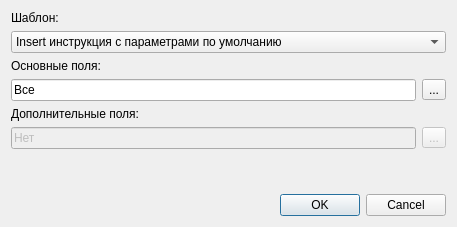
<?xml version="1.0" encoding="UTF-8"?>
<ui version="4.0">
 <class>GenSqlTemplateDlg</class>
 <widget class="QDialog" name="GenSqlTemplateDlg">
  <property name="geometry">
   <rect>
    <x>0</x>
    <y>0</y>
    <width>457</width>
    <height>227</height>
   </rect>
  </property>
  <property name="windowTitle">
   <string>Dialog</string>
  </property>
  <layout class="QVBoxLayout" name="verticalLayout_4">
   <item>
    <layout class="QVBoxLayout" name="verticalLayout_3">
     <item>
      <widget class="QLabel" name="label">
       <property name="text">
        <string>Шаблон:</string>
       </property>
      </widget>
     </item>
     <item>
      <widget class="QComboBox" name="templateBox">
       <item>
        <property name="text">
         <string>Insert инструкция с параметрами по умолчанию</string>
        </property>
       </item>
       <item>
        <property name="text">
         <string>Insert инструкция с плейсхолдерами</string>
        </property>
       </item>
       <item>
        <property name="text">
         <string>Insert инструкция для CRsdCommand</string>
        </property>
       </item>
      </widget>
     </item>
    </layout>
   </item>
   <item>
    <layout class="QVBoxLayout" name="verticalLayout">
     <item>
      <widget class="QLabel" name="label_2">
       <property name="text">
        <string>Основные поля:</string>
       </property>
      </widget>
     </item>
     <item>
      <layout class="QHBoxLayout" name="horizontalLayout">
       <item>
        <widget class="QLineEdit" name="mainFields">
         <property name="text">
          <string>Все</string>
         </property>
         <property name="readOnly">
          <bool>true</bool>
         </property>
        </widget>
       </item>
       <item>
        <widget class="QToolButton" name="mainFieldsBtn">
         <property name="text">
          <string>...</string>
         </property>
        </widget>
       </item>
      </layout>
     </item>
    </layout>
   </item>
   <item>
    <layout class="QVBoxLayout" name="verticalLayout_2">
     <item>
      <widget class="QLabel" name="label_3">
       <property name="text">
        <string>Дополнительные поля:</string>
       </property>
      </widget>
     </item>
     <item>
      <layout class="QHBoxLayout" name="horizontalLayout_2">
       <item>
        <widget class="QLineEdit" name="lineEdit_2">
         <property name="enabled">
          <bool>false</bool>
         </property>
         <property name="text">
          <string>Нет</string>
         </property>
         <property name="readOnly">
          <bool>true</bool>
         </property>
        </widget>
       </item>
       <item>
        <widget class="QToolButton" name="toolButton_2">
         <property name="enabled">
          <bool>false</bool>
         </property>
         <property name="text">
          <string>...</string>
         </property>
        </widget>
       </item>
      </layout>
     </item>
    </layout>
   </item>
   <item>
    <spacer name="verticalSpacer">
     <property name="orientation">
      <enum>Qt::Vertical</enum>
     </property>
     <property name="sizeHint" stdset="0">
      <size>
       <width>20</width>
       <height>40</height>
      </size>
     </property>
    </spacer>
   </item>
   <item>
    <widget class="QDialogButtonBox" name="buttonBox">
     <property name="orientation">
      <enum>Qt::Horizontal</enum>
     </property>
     <property name="standardButtons">
      <set>QDialogButtonBox::Cancel|QDialogButtonBox::Ok</set>
     </property>
    </widget>
   </item>
  </layout>
 </widget>
 <resources/>
 <connections>
  <connection>
   <sender>buttonBox</sender>
   <signal>accepted()</signal>
   <receiver>GenSqlTemplateDlg</receiver>
   <slot>accept()</slot>
   <hints>
    <hint type="sourcelabel">
     <x>248</x>
     <y>254</y>
    </hint>
    <hint type="destinationlabel">
     <x>157</x>
     <y>274</y>
    </hint>
   </hints>
  </connection>
  <connection>
   <sender>buttonBox</sender>
   <signal>rejected()</signal>
   <receiver>GenSqlTemplateDlg</receiver>
   <slot>reject()</slot>
   <hints>
    <hint type="sourcelabel">
     <x>316</x>
     <y>260</y>
    </hint>
    <hint type="destinationlabel">
     <x>286</x>
     <y>274</y>
    </hint>
   </hints>
  </connection>
 </connections>
</ui>
